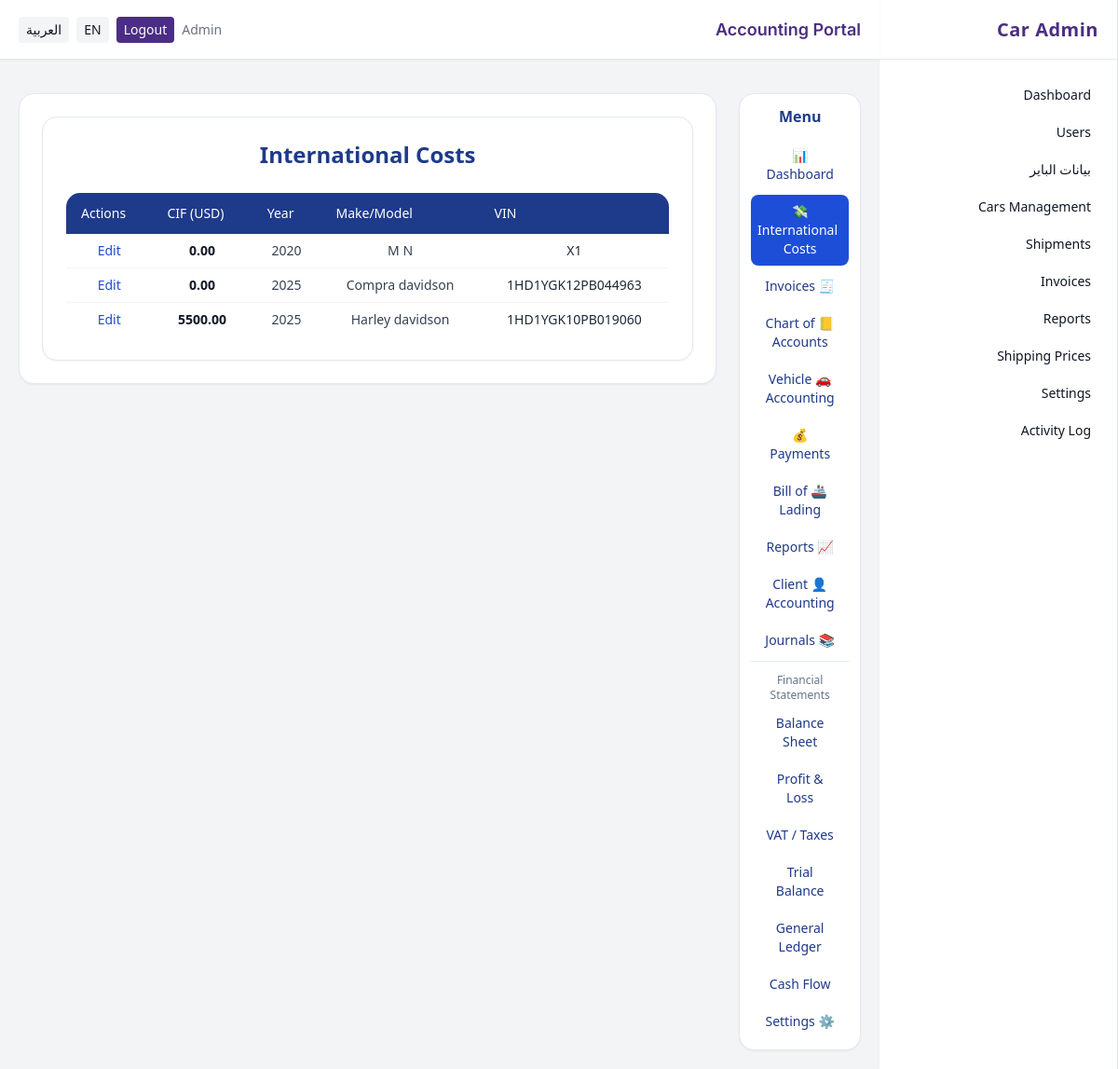
Screenshot of /acct/costs (signed in) with the database file from the repository.
### app/models.py (models this page shows, shortened)
class User(db.Model, UserMixin):
    __tablename__ = "users"
    id = db.Column(db.Integer, primary_key=True)
    name = db.Column(db.String(150))
    email = db.Column(db.String(180), unique=True, index=True)
    phone = db.Column(db.String(50))
    password_hash = db.Column(db.String(200))
    role_id = db.Column(db.Integer, db.ForeignKey("roles.id"))
    active = db.Column(db.Boolean, default=True)
    created_at = db.Column(db.DateTime, default=datetime.utcnow)
    last_login_at = db.Column(db.DateTime)
    role = db.relationship("Role")
    @property
    def is_active(self):
        return bool(self.active)

class Vehicle(db.Model):
    __tablename__ = "vehicles"
    id = db.Column(db.Integer, primary_key=True)
    vin = db.Column(db.String(30), unique=True, index=True)
    make = db.Column(db.String(100))
    model = db.Column(db.String(100))
    year = db.Column(db.Integer)
    auction_id = db.Column(db.Integer, db.ForeignKey("auctions.id"))
    owner_customer_id = db.Column(db.Integer, db.ForeignKey("customers.id"), nullable=True)
    status = db.Column(db.String(50), default="New car")
    current_location = db.Column(db.String(200))
    purchase_price_usd = db.Column(db.Numeric(12,2))
    purchase_date = db.Column(db.DateTime)
    created_at = db.Column(db.DateTime, default=datetime.utcnow)
    share_token: Optional[str] = db.Column(db.String(64), unique=True, index=True)
    share_enabled: bool = db.Column(db.Boolean, default=False, nullable=False)
    auction = db.relationship("Auction")
    owner = db.relationship("Customer")
    cost_items = db.relationship("CostItem", backref="vehicle")

class InternationalCost(db.Model):
    __tablename__ = "international_costs"
    id = db.Column(db.Integer, primary_key=True)
    vehicle_id = db.Column(db.Integer, db.ForeignKey("vehicles.id"), unique=True)
    freight_usd = db.Column(db.Numeric(12,2))
    insurance_usd = db.Column(db.Numeric(12,2))
    auction_fees_usd = db.Column(db.Numeric(12,2))
    customs_omr = db.Column(db.Numeric(12,3))
    vat_omr = db.Column(db.Numeric(12,3))
    local_transport_omr = db.Column(db.Numeric(12,3))
    misc_omr = db.Column(db.Numeric(12,3))
    created_at = db.Column(db.DateTime, default=datetime.utcnow)
    vehicle = db.relationship("Vehicle", backref=db.backref("international_cost", uselist=False))
    @property
    def cif_usd(self) -> Decimal:
        cost = Decimal(self.vehicle.purchase_price_usd or 0)
        freight = Decimal(self.freight_usd or 0)
        insurance = Decimal(self.insurance_usd or 0)
        return cost + insurance + freight

### app/blueprints/accounting/routes.py (the view)
@acct_bp.route('/costs')
@role_required('accountant', 'admin')
def costs_list():
    q = db.session.query(Vehicle).order_by(Vehicle.created_at.desc())
    vehicles = q.limit(50).all()
    return render_template('accounting/costs_list.html', vehicles=vehicles)

### app/security.py (called while the page is built)
def _canonicalize_role(role_name: str | None) -> str | None:
    if not role_name:
        return None
    name = role_name.strip().lower()
    synonyms = {
        "staff": "employee",
        "employees": "employee",
    }
    return synonyms.get(name, name)

def role_required(*allowed_roles: str) -> Callable:
    normalized_allowed = {
        r for r in (_canonicalize_role(r) for r in allowed_roles) if r is not None
    }
    def decorator(view_func: Callable) -> Callable:
        @wraps(view_func)
        @login_required
        def wrapper(*args, **kwargs):
            user_role = getattr(getattr(current_user, "role", None), "name", None)
            user_role_norm = _canonicalize_role(user_role)
            if not user_role_norm or user_role_norm not in normalized_allowed:
                abort(403)
            return view_func(*args, **kwargs)
        return wrapper
    return decorator

### app/templates/accounting/costs_list.html
{% extends "base_accounting.html" %}
{% block acct_content %}
<div class="bg-white rounded-2xl shadow-sm border border-gray-200 p-6">
  <h2 class="text-2xl font-semibold text-blue-900 mb-6">
    {{ _('International Costs') }}
  </h2>
  <div class="overflow-x-auto">
    <table class="min-w-full text-sm border border-gray-200 rounded-2xl overflow-hidden">
      <thead class="bg-blue-900 text-white">
        <tr>
          <th class="px-4 py-3 text-left font-medium">{{ _('VIN') }}</th>
          <th class="px-4 py-3 text-left font-medium">{{ _('Make/Model') }}</th>
          <th class="px-4 py-3 text-left font-medium">{{ _('Year') }}</th>
          <th class="px-4 py-3 text-left font-medium">{{ _('CIF (USD)') }}</th>
          <th class="px-4 py-3 text-left font-medium">{{ _('Actions') }}</th>
        </tr>
      </thead>
      <tbody class="divide-y divide-gray-100">
        {% for v in vehicles %}
        <tr class="hover:bg-blue-50 transition">
          <td class="px-4 py-2 text-gray-800 font-medium">{{ v.vin }}</td>
          <td class="px-4 py-2 text-gray-700">{{ v.make }} {{ v.model }}</td>
          <td class="px-4 py-2 text-gray-700">{{ v.year }}</td>
          <td class="px-4 py-2 text-gray-900 font-semibold">
            {{ '%.2f'|format((v.international_cost.cif_usd if v.international_cost else 0) or 0) }}
          </td>
          <td class="px-4 py-2">
            <a href="{{ url_for('acct.costs_edit', vehicle_id=v.id) }}"
               class="text-blue-700 hover:text-blue-900 font-medium">
              {{ _('Edit') }}
            </a>
          </td>
        </tr>
        {% else %}
        <tr>
          <td colspan="5" class="px-4 py-6 text-center text-gray-500">
            {{ _('No vehicles.') }}
          </td>
        </tr>
        {% endfor %}
      </tbody>
    </table>
  </div>
</div>
{% endblock %}

### app/templates/base_admin.html (shortened to what this page needs)
<!doctype html>
<html lang="{{ g.get('lang_code', 'ar') }}" {% if g.get('lang_code', 'ar') == 'ar' %}dir="rtl"{% endif %} class="h-full bg-background">
<head>
  <script src="https://cdn.tailwindcss.com"></script>
  <link href="https://cdnjs.cloudflare.com/ajax/libs/font-awesome/6.5.0/css/all.min.css" rel="stylesheet">
</head>
<body class="h-full text-neutral text-center">
  <div class="min-h-screen flex bg-background">
    {% if current_user.is_authenticated and current_user.role and (current_user.role.name|lower) == 'admin' %}
    <aside class="w-64 hidden md:flex flex-col bg-white border-r border-gray-200 shadow-sm">
      <div class="h-16 flex items-center px-5 border-b border-gray-200">
        <div class="text-primary text-xl font-bold tracking-wide">{{ _('Car Admin') }}</div>
      </div>
      <nav class="flex-1 px-4 py-5 space-y-1 text-sm">
        <a href="{{ url_for('admin.dashboard') }}" class="flex items-center gap-3 px-3 py-2 rounded-lg hover:bg-blue-50 {% if request.endpoint=='admin.dashboard' %}bg-blue-100 text-primary font-semibold{% endif %}">{{ _('Dashboard') }}</a>
        <a href="{{ url_for('admin.users_list') }}" class="flex items-center gap-3 px-3 py-2 rounded-lg hover:bg-blue-50 ">{{ _('Users') }}</a>
        <a href="{{ url_for('admin.buyers_list') }}" class="flex items-center gap-3 px-3 py-2 rounded-lg hover:bg-blue-50 ">بيانات الباير</a>
        <a href="{{ url_for('ops.dashboard') }}" class="flex items-center gap-3 px-3 py-2 rounded-lg hover:bg-blue-50">{{ _('Cars Management') }}</a>
        <a href="{{ url_for('ops.dashboard') }}" class="flex items-center gap-3 px-3 py-2 rounded-lg hover:bg-blue-50">{{ _('Shipments') }}</a>
        <a href="{{ url_for('acct.dashboard') }}" class="flex items-center gap-3 px-3 py-2 rounded-lg hover:bg-blue-50">{{ _('Invoices') }}</a>
        <a href="{{ url_for('admin.reports') }}" class="flex items-center gap-3 px-3 py-2 rounded-lg hover:bg-blue-50 ">{{ _('Reports') }}</a>
        <a href="{{ url_for('admin.shipping_prices_list') }}" class="flex items-center gap-3 px-3 py-2 rounded-lg hover:bg-blue-50 ">{{ _('Shipping Prices') }}</a>
        <a href="{{ url_for('admin.settings') }}" class="flex items-center gap-3 px-3 py-2 rounded-lg hover:bg-blue-50 {% if request.endpoint=='admin.settings' %}bg-blue-100 text-primary font-semibold{% endif %}">{{ _('Settings') }}</a>
        <a href="{{ url_for('admin.activity_log') }}" class="flex items-center gap-3 px-3 py-2 rounded-lg hover:bg-blue-50 ">{{ _('Activity Log') }}</a>
      </nav>
    </aside>
    {% endif %}
    <div class="flex-1 flex flex-col min-w-0">
      <header class="h-16 flex items-center justify-between px-5 bg-white border-b border-gray-200 shadow-sm">
        <div class="text-lg font-semibold text-primary font-heading">{% block header %}{% endblock %}</div>
        <div class="flex items-center gap-2 text-sm">
          {% if current_user.is_authenticated %}
            <span class="text-muted">{{ current_user.name }}</span>
            <a href="{{ url_for('auth.logout') }}" class="px-2 py-1 rounded bg-primary text-white hover:opacity-90 transition">{{ _('Logout') }}</a>
          {% endif %}
          <a href="{{ request.path }}?lang=en" class="px-2 py-1 rounded bg-background hover:bg-white">EN</a>
          <a href="{{ request.path }}?lang=ar" class="px-2 py-1 rounded bg-background hover:bg-white">العربية</a>
        </div>
      </header>
      <div class="px-5 pt-4">
      </div>
      <main class="p-5">
        {% block content %}{% endblock %}
      </main>
    </div>
  </div>
</body>
</html>

### app/templates/base_admin.html (style rules this page uses)
body { font-family: ui-sans-serif, system-ui, -apple-system, Segoe UI, Roboto, Arial, sans-serif; }

### rows the page displays
User: name "Admin"
Vehicle: vin "X1", make "M", model "N", year "2020", share_enabled "0.00"
Vehicle: vin "1HD1YGK12PB044963", make "Compra", model "davidson", year "2025", share_enabled "0.00"
Vehicle: vin "1HD1YGK10PB019060", make "Harley", model "davidson", year "2025", purchase_price_usd.insurance_usd "5500.00"
